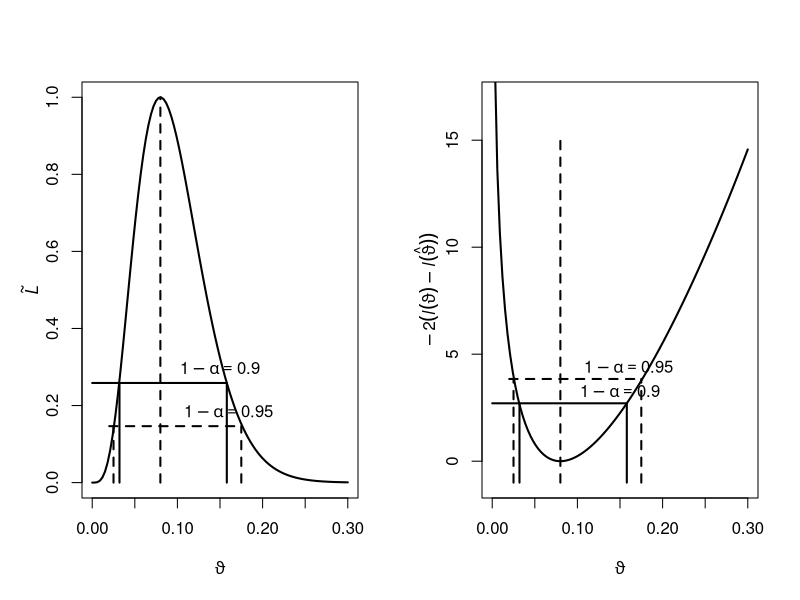

Write R code to recreate this figure.
# ------------------------------------------------------------------------------
# Project:     SRM - Stochastische Risikomodellierung und statistische Methoden
# ------------------------------------------------------------------------------
# Quantlet:    SRM_fig4.6
# ------------------------------------------------------------------------------
# Description: Plots and compares the confidence intervals for relative
#              likelihood and relative log-likelihood functions.
# ------------------------------------------------------------------------------
# Keywords:    confidence-interval, likelihood, function, plot,
#              visualization, graphical representation
# ------------------------------------------------------------------------------
# See also:
# ------------------------------------------------------------------------------
# Author:      Sandor
# ------------------------------------------------------------------------------

## clear history
rm(list = ls(all = TRUE))
graphics.off()

## Konfidentintervalle mit dem LQT
y      = 4                             # 4 treffer bei 50 Beobachtungen
n      = 50
p_Dach = y/n                           # ML-Schaetzer fur Binomialverteilung

## Funktionen
L = function(p) p^y * (1 - p)^(n - y)  #Likelihood
LR = function(p) L(p)/L(p_Dach)        #Relative Likelihood

par(mfrow = c(1, 2))
## Zeichne Relative Likelihood
curve(LR, 0, 0.3, ylab = NA, xlab = expression(italic(theta1)), lwd = 2)
mtext(expression(tilde(italic(L))), side = 2, line = 2)
segments(0.08, 0, 0.08, 1, lty = 2, lwd = 2)     #Vertikale in p-Dach
c1 = exp(-qchisq(0.95, 1)/2)                     #c1=95% Quantil der Chi^2_1
c2 = exp(-qchisq(0.9, 1)/2)                      #c2=90% Quantil der Chi^2_1
segments(0.02, c1, 0.175, c1, lty = 2, lwd = 2)  #Horizontale in c1
segments(0, c2, 0.158, c2, lty = 1, lwd = 2)     #Horizontale in c2
segments(0.032, 0, 0.032, c2, lwd = 2)           #Vertikale 1 zu c2\t
segments(0.158, 0, 0.158, c2, lwd = 2)           #Vertikale 2 zu c2
segments(0.025, 0, 0.025, c1, lwd = 2, lty = 2)  #Vertikale 1 zu c1
segments(0.175, 0, 0.175, c1, lwd = 2, lty = 2)  #Vertikale 2 zu c1
text(0.15, c2 + 0.04, expression(1 - alpha == 0.9))
text(0.16, c1 + 0.04, expression(1 - alpha == 0.95))
# text(0.01,c1,expression(lambda[alpha]))

## Zeichne Relative Log-Likelihood
LLR = function(p) -2 * log(LR(p), base = exp(1))
curve(LLR, 0, 0.3, ylab = NA, xlab = expression(italic(theta1)), lwd = 2, 
      ylim = c(-1, 17))
mtext(expression(-2(italic(l)(theta1) - italic(l)(hat(theta1)))), side = 2, 
      line = 2)

segments(0.08, -1, 0.08, 15, lty = 2, lwd = 2)    #Vertikale in p-Dach
c1 = qchisq(0.95, 1)                              #c1=95% Quantil der Chi^2_1
c2 = qchisq(0.9, 1)                               #c2=90% Quantil der Chi^2_1
segments(0.02, c1, 0.175, c1, lty = 2, lwd = 2)   #Horizontale in c1
segments(0, c2, 0.158, c2, lty = 1, lwd = 2)      #Horizontale in c2
segments(0.032, -1, 0.032, c2, lwd = 2)           #Vertikale 1 zu c2\t
segments(0.158, -1, 0.158, c2, lwd = 2)           #Vertikale 2 zu c2
segments(0.025, -1, 0.025, c1, lwd = 2, lty = 2)  #Vertikale 1 zu c1
segments(0.175, -1, 0.175, c1, lwd = 2, lty = 2)  #Vertikale 2 zu c1
text(0.15, c2 + 0.6, expression(1 - alpha == 0.9))
text(0.16, c1 + 0.6, expression(1 - alpha == 0.95))

